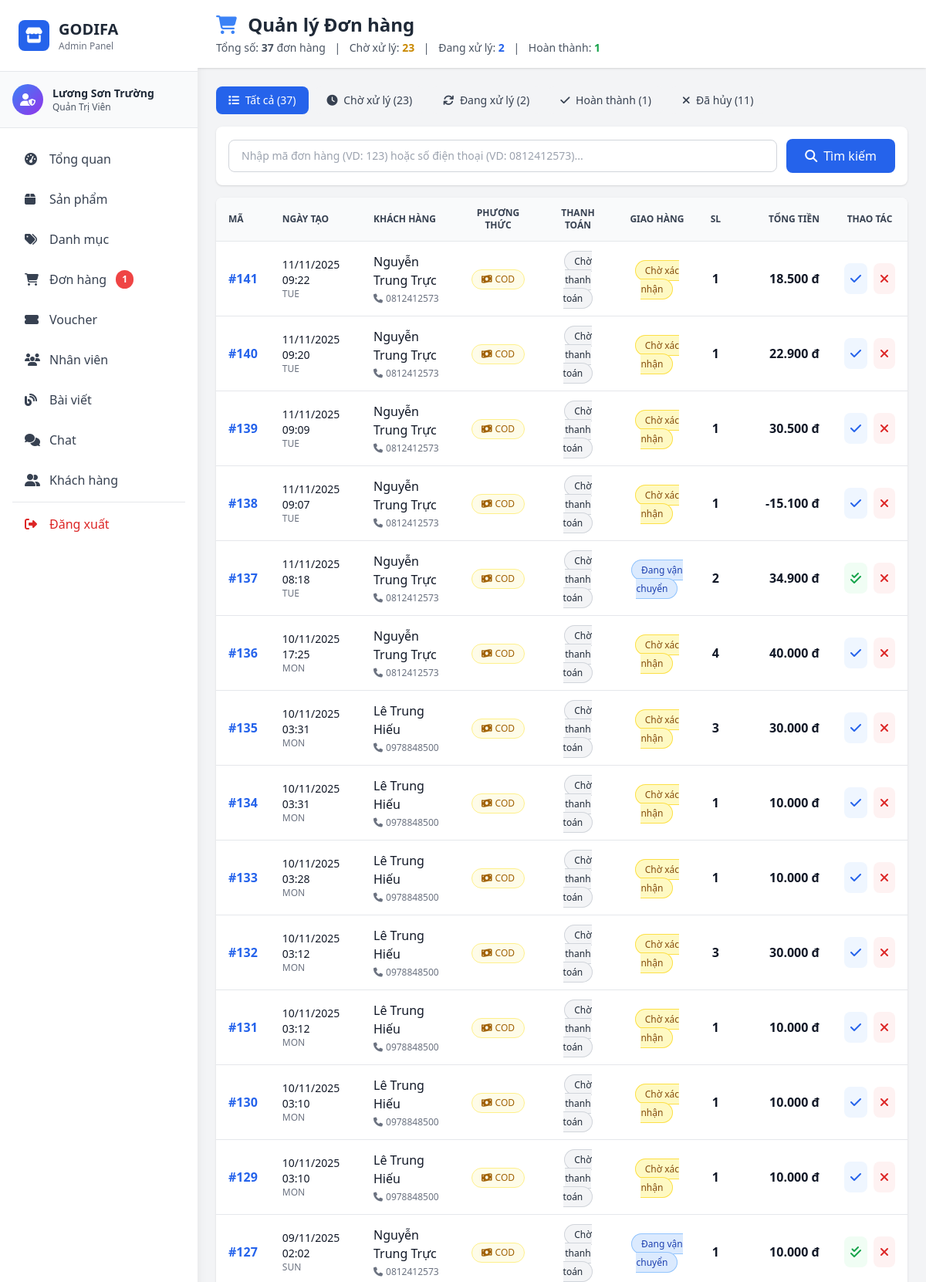
The app's page /admin/pages/orders.php (signed in, upper part) with its own data.
### tables this page shows
CREATE TABLE IF NOT EXISTS `order` (
  `orderID` int NOT NULL AUTO_INCREMENT,
  `orderDate` datetime NOT NULL DEFAULT CURRENT_TIMESTAMP ON UPDATE CURRENT_TIMESTAMP,
  `paymentStatus` varchar(50) NOT NULL COMMENT 'Chờ thanh toán, Đã thanh toán, Đã hủy',
  `totalAmount` decimal(10,0) NOT NULL,
  `paymentMethod` varchar(100) NOT NULL,
  `customerID` int NOT NULL,
  `note` text COMMENT 'Ghi chú đơn hàng',
  `voucherID` int DEFAULT NULL,
  `deliveryStatus` enum('Chờ xác nhận','Đang tiến hành vận chuyển','Hoàn thành','Đã hủy') DEFAULT 'Chờ xác nhận',
  `shippingProvider` varchar(50) DEFAULT 'GHN' COMMENT 'Đơn vị vận chuyển',
  `shippingFee` decimal(10,2) DEFAULT '0.00' COMMENT 'Phí vận chuyển',
  `cancelReason` text COMMENT 'Lý do hủy đơn hàng',
  `transactionCode` varchar(50) DEFAULT NULL COMMENT 'Mã giao dịch duy nhất (GODIFA202511040001)',
  PRIMARY KEY (`orderID`),
  KEY `fk_order_user` (`customerID`),
  KEY `fk_order_voucher` (`voucherID`),
  KEY `idx_transaction_code` (`transactionCode`)
);

CREATE TABLE IF NOT EXISTS `customer` (
  `customerID` int NOT NULL AUTO_INCREMENT,
  `customerName` varchar(100) NOT NULL,
  `phone` text NOT NULL,
  `email` varchar(100) NOT NULL,
  `password` varchar(100) NOT NULL,
  `status` tinyint(1) NOT NULL DEFAULT '1' COMMENT '1=Hoạt động, 0=Đã khóa',
  `groupID` int DEFAULT NULL COMMENT 'ID nhóm khách hàng',
  PRIMARY KEY (`customerID`),
  UNIQUE KEY `email` (`email`),
  KEY `idx_status` (`status`),
  KEY `idx_groupID` (`groupID`)
);

### admin/pages/orders.php (the view, shortened to what the rows shown need)
<?php
require_once __DIR__ . '/../middleware/auth.php';
require_once __DIR__ . '/../../controller/admin/cOrder.php';
require_once __DIR__ . '/../../model/mOrder.php';
$orderController = new cOrder();
if (isset($_GET['search'])) {
    $isSearching = true;
    $searchKeyword = trim($_GET['keyword'] ?? '');
    if ($searchKeyword !== '') {
        $orders = $orderController->searchOrders($searchKeyword);
    } else {
        $orders = $orderController->getAllOrders();
        $error = 'Vui lòng nhập từ khóa tìm kiếm!';
    }
} else {
    $orders = $orderController->getAllOrders();
}
include __DIR__ . '/../includes/header.php';
?>
<div class="flex h-screen bg-gray-100">
    <?php include __DIR__ . '/../includes/sidebar.php'; ?>
    <div class="flex-1 overflow-y-auto ml-64">
        <div class="bg-white shadow sticky top-0 z-10">
            <div class="px-4 md:px-6 py-4 flex flex-wrap justify-between items-center gap-4">
                <div>
                    <h1 class="text-xl md:text-2xl font-bold text-gray-800">
                        <i class="fas fa-shopping-cart text-blue-500 mr-2"></i>
                        Quản lý Đơn hàng
                    </h1>
                </div>
            </div>
        </div>
        <div class="p-4 md:p-6">
            <div class="bg-white rounded-lg shadow overflow-hidden">
                <div class="overflow-x-auto">
                    <table class="w-full">
                        <thead class="bg-gray-50 border-b">
                            <tr>
                                <th class="px-4 py-3 text-left text-xs font-semibold text-gray-700 uppercase">Mã</th>
                                <th class="px-4 py-3 text-left text-xs font-semibold text-gray-700 uppercase">Ngày tạo</th>
                                <th class="px-4 py-3 text-left text-xs font-semibold text-gray-700 uppercase">Khách hàng</th>
                                <th class="px-4 py-3 text-center text-xs font-semibold text-gray-700 uppercase">Phương thức</th>
                                <th class="px-4 py-3 text-center text-xs font-semibold text-gray-700 uppercase">Thanh toán</th>
                                <th class="px-4 py-3 text-center text-xs font-semibold text-gray-700 uppercase">Giao hàng</th>
                                <th class="px-4 py-3 text-center text-xs font-semibold text-gray-700 uppercase">SL</th>
                                <th class="px-4 py-3 text-right text-xs font-semibold text-gray-700 uppercase">Tổng tiền</th>
                                <th class="px-4 py-3 text-center text-xs font-semibold text-gray-700 uppercase">Thao tác</th>
                            </tr>
                        </thead>
                        <tbody class="divide-y divide-gray-200">
                            <?php if (empty($orders)): ?>
                            <tr>
                                <td colspan="9" class="px-4 py-8 text-center text-gray-500">
                                    <i class="fas fa-shopping-cart text-4xl mb-2 text-gray-300"></i>
                                    <p>Chưa có đơn hàng nào</p>
                                </td>
                            </tr>
                            <?php else: ?>
                                <?php foreach ($orders as $order): ?>
                                <?php
                                $orderID = $order['orderID'] ?? 0;
                                $customerName = $order['customerName'] ?? 'N/A';
                                $phone = $order['phone'] ?? '';
                                $orderDate = $order['orderDate'] ?? '';
                                $totalAmount = $order['totalAmount'] ?? 0;
                                $paymentMethod = $order['paymentMethod'] ?? 'N/A';
                                $paymentStatus = $order['paymentStatus'] ?? 'Chờ thanh toán';
                                $deliveryStatus = $order['deliveryStatus'] ?? 'Chờ xử lý';
                                $totalProducts = $order['totalProducts'] ?? 0;
                                $isCOD = (strtolower($paymentMethod) === 'cod' || stripos($paymentMethod, 'cod') !== false);
                                $isQR = (stripos($paymentMethod, 'qr') !== false ||
                                         stripos($paymentMethod, 'bank') !== false ||
                                         stripos($paymentMethod, 'transfer') !== false);
                                if ($isCOD) {
                                    $methodIcon = 'fa-money-bill-wave';
                                    $methodText = 'COD';
                                    $methodColor = 'bg-yellow-50 text-yellow-700 border-yellow-200';
                                } elseif ($isQR) {
                                    $methodIcon = 'fa-qrcode';
                                    $methodText = 'QR Code';
                                    $methodColor = 'bg-blue-50 text-blue-700 border-blue-200';
                                } else {
                                    $methodIcon = 'fa-credit-card';
                                    $methodText = htmlspecialchars($paymentMethod);
                                    $methodColor = 'bg-gray-50 text-gray-700 border-gray-200';
                                }
                                $paymentStatusLabels = [
                                    'Đã thanh toán' => 'Đã thanh toán',
                                    'Chờ thanh toán' => 'Chờ thanh toán',
                                    'Đã hủy' => 'Đã hủy',
                                    'completed' => 'Đã thanh toán',
                                    'pending' => 'Chờ thanh toán',
                                    'cancelled' => 'Đã hủy'
                                ];
                                $paymentColors = [
                                    'Đã thanh toán' => 'bg-green-100 text-green-800 border-green-300',
                                    'Chờ thanh toán' => 'bg-yellow-100 text-yellow-800 border-yellow-300',
                                    'Đã hủy' => 'bg-red-100 text-red-800 border-red-300',
                                    'completed' => 'bg-green-100 text-green-800 border-green-300',
                                    'pending' => 'bg-yellow-100 text-yellow-800 border-yellow-300',
                                    'cancelled' => 'bg-red-100 text-red-800 border-red-300'
                                ];
                                $deliveryColors = [
                                    'Hoàn thành' => 'bg-green-100 text-green-800 border-green-300',
                                    'Đang tiến hành vận chuyển' => 'bg-blue-100 text-blue-800 border-blue-300',
                                    'Chờ xác nhận' => 'bg-yellow-100 text-yellow-800 border-yellow-300',
                                    'Đã hủy' => 'bg-red-100 text-red-800 border-red-300',
                                    'Đang giao' => 'bg-blue-100 text-blue-800 border-blue-300',
                                    'Chờ xử lý' => 'bg-yellow-100 text-yellow-800 border-yellow-300',
                                    'Đang xử lý' => 'bg-blue-100 text-blue-800 border-blue-300',
                                ];
                                $deliveryLabels = [
                                    'Hoàn thành' => 'Hoàn thành',
                                    'Đang tiến hành vận chuyển' => 'Đang vận chuyển',
                                    'Chờ xác nhận' => 'Chờ xác nhận',
                                    'Đã hủy' => 'Đã hủy',
                                    'completed' => 'Hoàn thành',
                                    'shipping' => 'Đang giao',
                                    'pending' => 'Chờ xử lý',
                                    'cancelled' => 'Giao thất bại'
                                ];
                                $paymentStatusLabel = $paymentStatusLabels[$paymentStatus] ?? 'Chờ thanh toán';
                                $paymentColor = $paymentColors[$paymentStatus] ?? 'bg-gray-100 text-gray-800 border-gray-300';
                                $deliveryColor = $deliveryColors[$deliveryStatus] ?? 'bg-yellow-100 text-yellow-800 border-yellow-300';
                                $deliveryLabel = $deliveryLabels[$deliveryStatus] ?? 'Chờ xử lý';
                                $filterStatus = 'pending';
                                if ($paymentStatus == 'Đã hủy' || $deliveryStatus == 'Đã hủy') {
                                    $filterStatus = 'cancelled';
                                } elseif ($deliveryStatus == 'Hoàn thành') {
                                    $filterStatus = 'completed';
                                } elseif ($paymentStatus == 'Đã thanh toán' && ($deliveryStatus == 'Đang giao' || $deliveryStatus == 'Đang xử lý')) {
                                    $filterStatus = 'processing';
                                } else {
                                    $filterStatus = 'pending';
                                }
                                ?>
                                <tr class="hover:bg-gray-50 order-row cursor-pointer" data-status="<?php echo $filterStatus; ?>" onclick='viewOrderDetailAjax(<?php echo $orderID; ?>)'>
                                    <td class="px-4 py-3">
                                        <div class="font-semibold text-blue-600">#<?php echo $orderID; ?></div>
                                    </td>
                                    <td class="px-4 py-3">
                                        <div class="text-sm text-gray-900"><?php echo date('d/m/Y H:i', strtotime($orderDate)); ?></div>
                                        <div class="text-xs text-gray-500"><?php echo strtoupper(date('D', strtotime($orderDate))); ?></div>
                                    </td>
                                    <td class="px-4 py-3">
                                        <div class="font-medium text-gray-900"><?php echo htmlspecialchars($customerName); ?></div>
                                        <?php if ($phone): ?>
                                        <div class="text-xs text-gray-500 mt-1">
                                            <i class="fas fa-phone mr-1"></i><?php echo htmlspecialchars($phone); ?>
                                        </div>
                                        <?php endif; ?>
                                    </td>
                                    <td class="px-4 py-3 text-center">
                                        <span class="px-3 py-1 <?php echo $methodColor; ?> border rounded-full text-xs font-medium inline-flex items-center justify-center">
                                            <i class="fas <?php echo $methodIcon; ?> mr-1"></i><?php echo $methodText; ?>
                                        </span>
                                    </td>
                                    <td class="px-4 py-3 text-center">
                                        <span class="px-3 py-1 <?php echo $paymentColor; ?> border rounded-full text-xs font-medium">
                                            <?php echo htmlspecialchars($paymentStatusLabel); ?>
                                        </span>
                                    </td>
                                    <td class="px-4 py-3 text-center">
                                        <span class="px-3 py-1 <?php echo $deliveryColor; ?> border rounded-full text-xs font-medium">
                                            <?php echo $deliveryLabel; ?>
                                        </span>
                                    </td>
                                    <td class="px-4 py-3 text-center">
                                        <span class="font-semibold text-gray-900"><?php echo $totalProducts; ?></span>
                                    </td>
                                    <td class="px-4 py-3 text-right">
                                        <div class="font-bold text-gray-900">
                                            <?php echo number_format($totalAmount, 0, ',', '.'); ?> đ
                                        </div>
                                    </td>
                                    <td class="px-4 py-3 text-center" onclick="event.stopPropagation()">
                                        <div class="flex justify-center items-center gap-2">
                                            <?php if ($deliveryStatus === 'Chờ xác nhận' && hasPermission('update_order_status')): ?>
                                            <button onclick='confirmOrder(<?php echo $orderID; ?>, "<?php echo htmlspecialchars($customerName); ?>")'
                                                    class="p-2 rounded-lg bg-blue-50 text-blue-600 hover:bg-blue-600 hover:text-white transition-all duration-200"
                                                    title="Xác nhận & Bắt đầu vận chuyển">
                                                <i class="fas fa-check"></i>
                                            </button>
                                            <?php endif; ?>
                                            <?php if ($deliveryStatus === 'Đang tiến hành vận chuyển' && hasPermission('update_order_status')): ?>
                                            <button onclick='completeOrder(<?php echo $orderID; ?>, "<?php echo htmlspecialchars($customerName); ?>")'
                                                    class="p-2 rounded-lg bg-green-50 text-green-600 hover:bg-green-600 hover:text-white transition-all duration-200"
                                                    title="Hoàn thành giao hàng">
                                                <i class="fas fa-check-double"></i>
                                            </button>
                                            <?php endif; ?>
                                            <?php if ($deliveryStatus !== 'Đã hủy' && $deliveryStatus !== 'Hoàn thành' && hasPermission('update_order_status')): ?>
                                            <button onclick='openCancelOrderModal(<?php echo $orderID; ?>, "<?php echo htmlspecialchars($customerName); ?>")'
                                                    class="p-2 rounded-lg bg-red-50 text-red-600 hover:bg-red-600 hover:text-white transition-all duration-200"
                                                    title="Hủy đơn hàng">
                                                <i class="fas fa-times"></i>
                                            </button>
                                            <?php endif; ?>
                                        </div>
                                    </td>
                                </tr>
                                <?php endforeach; ?>
                            <?php endif; ?>
                        </tbody>
                    </table>
                </div>
            </div>
        </div>
    </div>
</div>
<?php include __DIR__ . '/../includes/footer.php'; ?>

### records on screen
order: orderID "141", orderDate "11/11/2025 09:22", orderDate "TUE", customerID.customerName "Nguyễn Trung Trực", customerID.phone "0812412573", paymentMethod "COD", paymentStatus "Chờ thanh toán", deliveryStatus "Chờ xác nhận", totalProducts "1", totalAmount "18.500"
order: orderID "140", orderDate "11/11/2025 09:20", orderDate "TUE", customerID.customerName "Nguyễn Trung Trực", customerID.phone "0812412573", paymentMethod "COD", paymentStatus "Chờ thanh toán", deliveryStatus "Chờ xác nhận", totalProducts "1", totalAmount "22.900"
order: orderID "139", orderDate "11/11/2025 09:09", orderDate "TUE", customerID.customerName "Nguyễn Trung Trực", customerID.phone "0812412573", paymentMethod "COD", paymentStatus "Chờ thanh toán", deliveryStatus "Chờ xác nhận", totalProducts "1", totalAmount "30.500"
order: orderID "138", orderDate "11/11/2025 09:07", orderDate "TUE", customerID.customerName "Nguyễn Trung Trực", customerID.phone "0812412573", paymentMethod "COD", paymentStatus "Chờ thanh toán", deliveryStatus "Chờ xác nhận", totalProducts "1", totalAmount "-15.100"
order: orderID "137", orderDate "11/11/2025 08:18", orderDate "TUE", customerID.customerName "Nguyễn Trung Trực", customerID.phone "0812412573", paymentMethod "COD", paymentStatus "Chờ thanh toán", deliveryStatus "Đang vận chuyển", totalProducts "2", totalAmount "34.900"
order: orderID "136", orderDate "10/11/2025 17:25", orderDate "MON", customerID.customerName "Nguyễn Trung Trực", customerID.phone "0812412573", paymentMethod "COD", paymentStatus "Chờ thanh toán", deliveryStatus "Chờ xác nhận", totalProducts "4", totalAmount "40.000"
order: orderID "135", orderDate "10/11/2025 03:31", orderDate "MON", customerID.customerName "Lê Trung Hiếu", customerID.phone "0978848500", paymentMethod "COD", paymentStatus "Chờ thanh toán", deliveryStatus "Chờ xác nhận", totalProducts "3", totalAmount "30.000"
order: orderID "134", orderDate "10/11/2025 03:31", orderDate "MON", customerID.customerName "Lê Trung Hiếu", customerID.phone "0978848500", paymentMethod "COD", paymentStatus "Chờ thanh toán", deliveryStatus "Chờ xác nhận", totalProducts "1", totalAmount "10.000"
order: orderID "133", orderDate "10/11/2025 03:28", orderDate "MON", customerID.customerName "Lê Trung Hiếu", customerID.phone "0978848500", paymentMethod "COD", paymentStatus "Chờ thanh toán", deliveryStatus "Chờ xác nhận", totalProducts "1", totalAmount "10.000"
order: orderID "132", orderDate "10/11/2025 03:12", orderDate "MON", customerID.customerName "Lê Trung Hiếu", customerID.phone "0978848500", paymentMethod "COD", paymentStatus "Chờ thanh toán", deliveryStatus "Chờ xác nhận", totalProducts "3", totalAmount "30.000"
order: orderID "131", orderDate "10/11/2025 03:12", orderDate "MON", customerID.customerName "Lê Trung Hiếu", customerID.phone "0978848500", paymentMethod "COD", paymentStatus "Chờ thanh toán", deliveryStatus "Chờ xác nhận", totalProducts "1", totalAmount "10.000"
order: orderID "130", orderDate "10/11/2025 03:10", orderDate "MON", customerID.customerName "Lê Trung Hiếu", customerID.phone "0978848500", paymentMethod "COD", paymentStatus "Chờ thanh toán", deliveryStatus "Chờ xác nhận", totalProducts "1", totalAmount "10.000"
order: orderID "129", orderDate "10/11/2025 03:10", orderDate "MON", customerID.customerName "Lê Trung Hiếu", customerID.phone "0978848500", paymentMethod "COD", paymentStatus "Chờ thanh toán", deliveryStatus "Chờ xác nhận", totalProducts "1", totalAmount "10.000"
order: orderID "127", orderDate "09/11/2025 02:02", orderDate "SUN", customerID.customerName "Nguyễn Trung Trực", customerID.phone "0812412573", paymentMethod "COD", paymentStatus "Chờ thanh toán", deliveryStatus "Đang vận chuyển", totalProducts "1", totalAmount "10.000"

### other values on screen
$_SESSION['user_name'] "Lương Sơn Trường"
getRoleName($_SESSION['role_id']) "Quản Trị Viên"
$pendingOrdersCount "1"
$stats['total'] "37"
$stats['pending'] "23"
$stats['processing'] "2"
$stats['completed'] "1"
$stats['cancelled'] "11"
